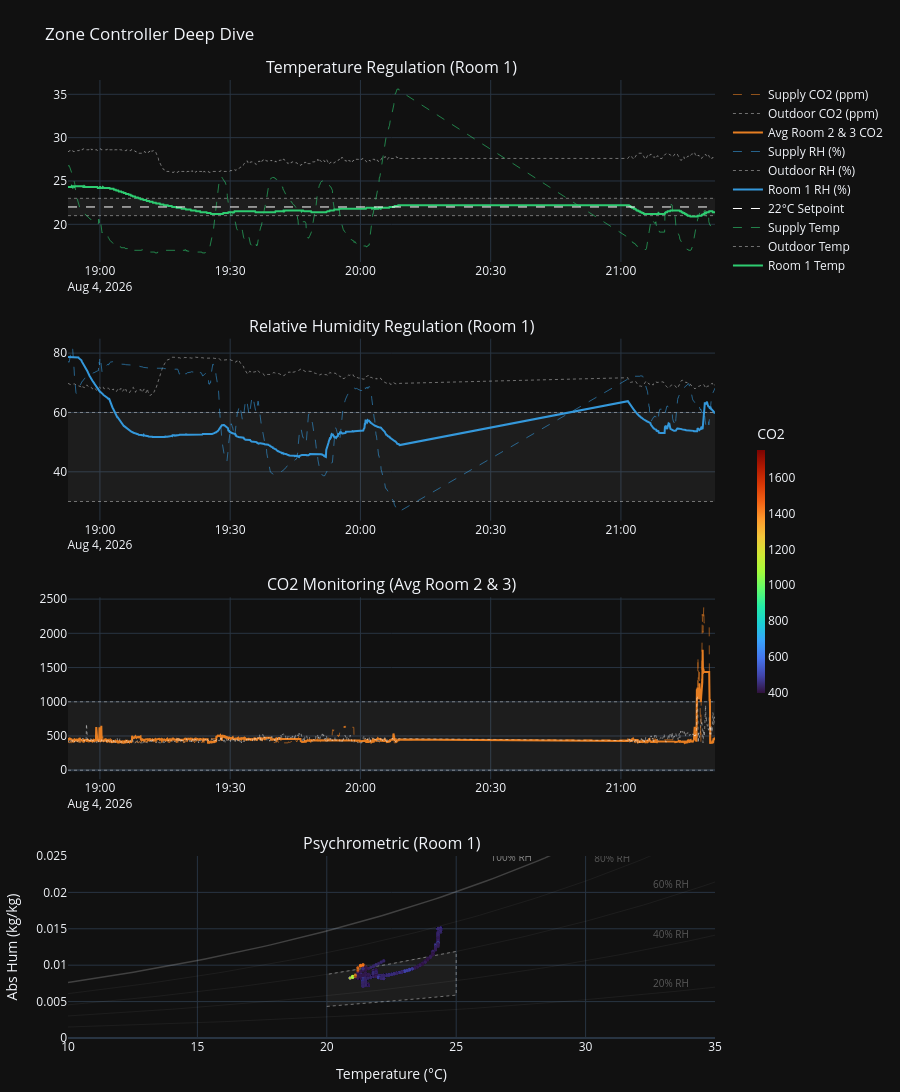

The code cell stored with this chart in its notebook:
### Code cell
# ==========================================
# View 1: Zone Controller Performance
# ==========================================
specs_v1 = [
    [{"type": "xy"}], 
    [{"type": "xy"}], 
    [{"type": "xy"}],
    [{"type": "xy"}]
]
titles_v1 = [
    "Temperature Regulation (Room 1)",
    "Relative Humidity Regulation (Room 1)",
    "CO2 Monitoring (Avg Room 2 & 3)",
    "Psychrometric (Room 1)"
]

fig1 = make_subplots(rows=4, cols=1, subplot_titles=titles_v1, specs=specs_v1, vertical_spacing=0.08)

# Constant setpoint properties
T_SP = 22.0
T_MIN = T_SP - 1.0
T_MAX = T_SP + 1.0

time_arr = df['timestamp']

# 1.1 Temp (Room 1 vs Setpoint)
add_comfort_band(fig1, 1, 1, time_arr, T_MIN, T_MAX)
fig1.add_trace(go.Scatter(x=time_arr, y=df['room_1_t'], name="Room 1 Temp", line=dict(color=COLORS['Temp'], width=2)), row=1, col=1)
fig1.add_trace(go.Scatter(x=time_arr, y=df['outside_t'], name="Outdoor Temp", line=dict(color="rgba(255,255,255,0.4)", width=1, dash='dot')), row=1, col=1)
fig1.add_trace(go.Scatter(x=time_arr, y=df['supply_t'], name="Supply Temp", line=dict(color=hex_to_rgba(COLORS['Temp'], 0.6), width=1, dash='dash')), row=1, col=1)
fig1.add_trace(go.Scatter(x=time_arr, y=[T_SP]*len(time_arr), name="22°C Setpoint", line=dict(color="white", width=1, dash='dash')), row=1, col=1)

# 1.2 RH (Room 1 vs Comfort Band)
add_comfort_band(fig1, 2, 1, time_arr, 30, 60)
fig1.add_trace(go.Scatter(x=time_arr, y=df['room_1_h'], name="Room 1 RH (%)", line=dict(color=COLORS['Hum'], width=2)), row=2, col=1)
fig1.add_trace(go.Scatter(x=time_arr, y=df['outside_h'], name="Outdoor RH (%)", line=dict(color="rgba(255,255,255,0.4)", width=1, dash='dot')), row=2, col=1)
fig1.add_trace(go.Scatter(x=time_arr, y=df['supply_h'], name="Supply RH (%)", line=dict(color=hex_to_rgba(COLORS['Hum'], 0.6), width=1, dash='dash')), row=2, col=1)

# 1.3 CO2 (Avg 2 & 3 vs 1000ppm limit)
add_comfort_band(fig1, 3, 1, time_arr, 0, 1000)
fig1.add_trace(go.Scatter(x=time_arr, y=df['avg_co2'], name="Avg Room 2 & 3 CO2", line=dict(color=COLORS['CO2'], width=2)), row=3, col=1)
fig1.add_trace(go.Scatter(x=time_arr, y=df['outside_c'], name="Outdoor CO2 (ppm)", line=dict(color="rgba(255,255,255,0.4)", width=1, dash='dot')), row=3, col=1)
fig1.add_trace(go.Scatter(x=time_arr, y=df['supply_c'], name="Supply CO2 (ppm)", line=dict(color=hex_to_rgba(COLORS['CO2'], 0.6), width=1, dash='dash')), row=3, col=1)

# 1.4 Psychrometric (Room 1)
add_psychrometric_background(fig1, 4, 1)
add_psychrometric_comfort(fig1, 4, 1)
fig1.add_trace(go.Scatter(
    x=df['room_1_t'], y=df['room_1_w'], mode='markers',
    marker=dict(color=df['avg_co2'], coloraxis="coloraxis", size=3, opacity=0.6), showlegend=False
), row=4, col=1)

fig1.update_xaxes(range=[10, 35], title_text="Temperature (°C)", row=4, col=1)
fig1.update_yaxes(range=[0, 0.025], title_text="Abs Hum (kg/kg)", row=4, col=1)

fig1.update_layout(
    height=1200, template="plotly_dark", title_text="Zone Controller Deep Dive",
    coloraxis=dict(colorscale='Turbo', colorbar=dict(title="CO2", orientation='v', x=1.05, y=0.5, len=0.3, thickness=8)),
    margin=dict(l=30, r=30, t=80, b=30),
)

fig1.show()

### Figure 1 — Plotly figure (JSON) as saved in the notebook; plotly's stock layout.template omitted (floating-point values rounded to 4 significant figures; data arrays with more than 128 entries replaced by an {"elided": "..."} marker saying what was removed)
{"data": [{"hoverinfo": "skip", "line": {"color": "rgba(255,255,255,0.4)", "dash": "dot", "width": 1}, "showlegend": false, "type": "scatter", "x": {"elided": "2069 str values"}, "xaxis": "x", "y": {"elided": "2069 int values"}, "yaxis": "y"}, {"fill": "tonexty", "fillcolor": "rgba(255,255,255,0.05)", "hoverinfo": "skip", "line": {"color": "rgba(255,255,255,0.4)", "dash": "dot", "width": 1}, "showlegend": false, "type": "scatter", "x": {"elided": "2069 str values"}, "xaxis": "x", "y": {"elided": "2069 int values"}, "yaxis": "y"}, {"line": {"color": "#2ecc71", "width": 2}, "name": "Room 1 Temp", "type": "scatter", "x": {"elided": "2069 str values"}, "xaxis": "x", "y": {"elided": "2069 float values"}, "yaxis": "y"}, {"line": {"color": "rgba(255,255,255,0.4)", "dash": "dot", "width": 1}, "name": "Outdoor Temp", "type": "scatter", "x": {"elided": "2069 str values"}, "xaxis": "x", "y": {"elided": "2069 float values"}, "yaxis": "y"}, {"line": {"color": "rgba(46, 204, 113, 0.6)", "dash": "dash", "width": 1}, "name": "Supply Temp", "type": "scatter", "x": {"elided": "2069 str values"}, "xaxis": "x", "y": {"elided": "2069 float values"}, "yaxis": "y"}, {"line": {"color": "white", "dash": "dash", "width": 1}, "name": "22°C Setpoint", "type": "scatter", "x": {"elided": "2069 str values"}, "xaxis": "x", "y": {"elided": "2069 int values"}, "yaxis": "y"}, {"hoverinfo": "skip", "line": {"color": "rgba(255,255,255,0.4)", "dash": "dot", "width": 1}, "showlegend": false, "type": "scatter", "x": {"elided": "2069 str values"}, "xaxis": "x2", "y": {"elided": "2069 int values"}, "yaxis": "y2"}, {"fill": "tonexty", "fillcolor": "rgba(255,255,255,0.05)", "hoverinfo": "skip", "line": {"color": "rgba(255,255,255,0.4)", "dash": "dot", "width": 1}, "showlegend": false, "type": "scatter", "x": {"elided": "2069 str values"}, "xaxis": "x2", "y": {"elided": "2069 int values"}, "yaxis": "y2"}, {"line": {"color": "#3498db", "width": 2}, "name": "Room 1 RH (%)", "type": "scatter", "x": {"elided": "2069 str values"}, "xaxis": "x2", "y": {"elided": "2069 float values"}, "yaxis": "y2"}, {"line": {"color": "rgba(255,255,255,0.4)", "dash": "dot", "width": 1}, "name": "Outdoor RH (%)", "type": "scatter", "x": {"elided": "2069 str values"}, "xaxis": "x2", "y": {"elided": "2069 float values"}, "yaxis": "y2"}, {"line": {"color": "rgba(52, 152, 219, 0.6)", "dash": "dash", "width": 1}, "name": "Supply RH (%)", "type": "scatter", "x": {"elided": "2069 str values"}, "xaxis": "x2", "y": {"elided": "2069 float values"}, "yaxis": "y2"}, {"hoverinfo": "skip", "line": {"color": "rgba(255,255,255,0.4)", "dash": "dot", "width": 1}, "showlegend": false, "type": "scatter", "x": {"elided": "2069 str values"}, "xaxis": "x3", "y": {"elided": "2069 int values"}, "yaxis": "y3"}, {"fill": "tonexty", "fillcolor": "rgba(255,255,255,0.05)", "hoverinfo": "skip", "line": {"color": "rgba(255,255,255,0.4)", "dash": "dot", "width": 1}, "showlegend": false, "type": "scatter", "x": {"elided": "2069 str values"}, "xaxis": "x3", "y": {"elided": "2069 int values"}, "yaxis": "y3"}, {"line": {"color": "#e67e22", "width": 2}, "name": "Avg Room 2 & 3 CO2", "type": "scatter", "x": {"elided": "2069 str values"}, "xaxis": "x3", "y": {"elided": "2069 float values"}, "yaxis": "y3"}, {"line": {"color": "rgba(255,255,255,0.4)", "dash": "dot", "width": 1}, "name": "Outdoor CO2 (ppm)", "type": "scatter", "x": {"elided": "2069 str values"}, "xaxis": "x3", "y": {"elided": "2069 float values"}, "yaxis": "y3"}, {"line": {"color": "rgba(230, 126, 34, 0.6)", "dash": "dash", "width": 1}, "name": "Supply CO2 (ppm)", "type": "scatter", "x": {"elided": "2069 str values"}, "xaxis": "x3", "y": {"elided": "2069 float values"}, "yaxis": "y3"}, {"hoverinfo": "skip", "line": {"color": "rgba(255, 255, 255, 0.05)", "width": 1}, "mode": "lines", "showlegend": false, "type": "scatter", "x": [10.0, 10.25, 10.51, 10.76, 11.01, 11.26, 11.52, 11.77, 12.02, 12.27, 12.53, 12.78, 13.03, 13.28, 13.54, 13.79, 14.04, 14.29, 14.55, 14.8, 15.05, 15.3, 15.56, 15.81, 16.06, 16.31, 16.57, 16.82, 17.07, 17.32, 17.58, 17.83, 18.08, 18.33, 18.59, 18.84, 19.09, 19.34, 19.6, 19.85, 20.1, 20.35, 20.61, 20.86, 21.11, 21.36, 21.62, 21.87, 22.12, 22.37, 22.63, 22.88, 23.13, 23.38, 23.64, 23.89, 24.14, 24.39, 24.65, 24.9, 25.15, 25.4, 25.66, 25.91, 26.16, 26.41, 26.67, 26.92, 27.17, 27.42, 27.68, 27.93, 28.18, 28.43, 28.69, 28.94, 29.19, 29.44, 29.7, 29.95, 30.2, 30.45, 30.71, 30.96, 31.21, 31.46, 31.72, 31.97, 32.22, 32.47, 32.73, 32.98, 33.23, 33.48, 33.74, 33.99, 34.24, 34.49, 34.75, 35.0], "xaxis": "x4", "y": [0.001511, 0.001537, 0.001563, 0.00159, 0.001617, 0.001644, 0.001672, 0.0017, 0.001729, 0.001758, 0.001788, 0.001818, 0.001848, 0.001879, 0.00191, 0.001942, 0.001974, 0.002007, 0.00204, 0.002073, 0.002108, 0.002142, 0.002177, 0.002213, 0.002249, 0.002286, 0.002323, 0.002361, 0.002399, 0.002438, 0.002477, 0.002517, 0.002557, 0.002598, 0.00264, 0.002682, 0.002725, 0.002768, 0.002812, 0.002857, 0.002902, 0.002948, 0.002995, 0.003042, 0.003089, 0.003138, 0.003187, 0.003237, 0.003287, 0.003338, 0.00339, 0.003443, 0.003496, 0.00355, 0.003605, 0.00366, 0.003717, 0.003774, 0.003831, 0.00389, 0.003949, 0.004009, 0.00407, 0.004132, 0.004195, 0.004258, 0.004322, 0.004387, 0.004453, 0.00452, 0.004588, 0.004656, 0.004726, 0.004796, 0.004867, 0.004939, 0.005013, 0.005087, 0.005162, 0.005238, 0.005315, 0.005393, 0.005472, 0.005552, 0.005633, 0.005715, 0.005798, 0.005883, 0.005968, 0.006054, 0.006142, 0.00623, 0.00632, 0.006411, 0.006503, 0.006596, 0.00669, 0.006786, 0.006882, 0.00698], "yaxis": "y4"}, {"hoverinfo": "skip", "mode": "text", "showlegend": false, "text": ["20% RH"], "textfont": {"color": "rgba(255, 255, 255, 0.3)", "size": 10}, "textposition": "top left", "type": "scatter", "x": [33.99], "xaxis": "x4", "y": [0.006596], "yaxis": "y4"}, {"hoverinfo": "skip", "line": {"color": "rgba(255, 255, 255, 0.05)", "width": 1}, "mode": "lines", "showlegend": false, "type": "scatter", "x": [10.0, 10.25, 10.51, 10.76, 11.01, 11.26, 11.52, 11.77, 12.02, 12.27, 12.53, 12.78, 13.03, 13.28, 13.54, 13.79, 14.04, 14.29, 14.55, 14.8, 15.05, 15.3, 15.56, 15.81, 16.06, 16.31, 16.57, 16.82, 17.07, 17.32, 17.58, 17.83, 18.08, 18.33, 18.59, 18.84, 19.09, 19.34, 19.6, 19.85, 20.1, 20.35, 20.61, 20.86, 21.11, 21.36, 21.62, 21.87, 22.12, 22.37, 22.63, 22.88, 23.13, 23.38, 23.64, 23.89, 24.14, 24.39, 24.65, 24.9, 25.15, 25.4, 25.66, 25.91, 26.16, 26.41, 26.67, 26.92, 27.17, 27.42, 27.68, 27.93, 28.18, 28.43, 28.69, 28.94, 29.19, 29.44, 29.7, 29.95, 30.2, 30.45, 30.71, 30.96, 31.21, 31.46, 31.72, 31.97, 32.22, 32.47, 32.73, 32.98, 33.23, 33.48, 33.74, 33.99, 34.24, 34.49, 34.75, 35.0], "xaxis": "x4", "y": [0.00303, 0.003082, 0.003134, 0.003188, 0.003242, 0.003297, 0.003353, 0.00341, 0.003468, 0.003526, 0.003585, 0.003646, 0.003707, 0.003769, 0.003832, 0.003896, 0.003961, 0.004026, 0.004093, 0.004161, 0.004229, 0.004299, 0.00437, 0.004442, 0.004514, 0.004588, 0.004663, 0.004739, 0.004816, 0.004894, 0.004974, 0.005054, 0.005136, 0.005219, 0.005302, 0.005388, 0.005474, 0.005561, 0.00565, 0.00574, 0.005832, 0.005924, 0.006018, 0.006113, 0.00621, 0.006308, 0.006407, 0.006507, 0.006609, 0.006713, 0.006818, 0.006924, 0.007032, 0.007141, 0.007252, 0.007364, 0.007478, 0.007593, 0.00771, 0.007829, 0.007949, 0.008071, 0.008194, 0.008319, 0.008446, 0.008574, 0.008705, 0.008837, 0.00897, 0.009106, 0.009243, 0.009382, 0.009524, 0.009666, 0.009811, 0.009958, 0.01011, 0.01026, 0.01041, 0.01056, 0.01072, 0.01088, 0.01104, 0.0112, 0.01137, 0.01154, 0.01171, 0.01188, 0.01205, 0.01223, 0.01241, 0.01259, 0.01277, 0.01296, 0.01314, 0.01333, 0.01353, 0.01372, 0.01392, 0.01412], "yaxis": "y4"}, {"hoverinfo": "skip", "mode": "text", "showlegend": false, "text": ["40% RH"], "textfont": {"color": "rgba(255, 255, 255, 0.3)", "size": 10}, "textposition": "top left", "type": "scatter", "x": [33.99], "xaxis": "x4", "y": [0.01333], "yaxis": "y4"}, {"hoverinfo": "skip", "line": {"color": "rgba(255, 255, 255, 0.05)", "width": 1}, "mode": "lines", "showlegend": false, "type": "scatter", "x": [10.0, 10.25, 10.51, 10.76, 11.01, 11.26, 11.52, 11.77, 12.02, 12.27, 12.53, 12.78, 13.03, 13.28, 13.54, 13.79, 14.04, 14.29, 14.55, 14.8, 15.05, 15.3, 15.56, 15.81, 16.06, 16.31, 16.57, 16.82, 17.07, 17.32, 17.58, 17.83, 18.08, 18.33, 18.59, 18.84, 19.09, 19.34, 19.6, 19.85, 20.1, 20.35, 20.61, 20.86, 21.11, 21.36, 21.62, 21.87, 22.12, 22.37, 22.63, 22.88, 23.13, 23.38, 23.64, 23.89, 24.14, 24.39, 24.65, 24.9, 25.15, 25.4, 25.66, 25.91, 26.16, 26.41, 26.67, 26.92, 27.17, 27.42, 27.68, 27.93, 28.18, 28.43, 28.69, 28.94, 29.19, 29.44, 29.7, 29.95, 30.2, 30.45, 30.71, 30.96, 31.21, 31.46, 31.72, 31.97, 32.22, 32.47, 32.73, 32.98, 33.23, 33.48, 33.74, 33.99, 34.24, 34.49, 34.75, 35.0], "xaxis": "x4", "y": [0.004556, 0.004634, 0.004713, 0.004794, 0.004876, 0.004959, 0.005043, 0.005129, 0.005216, 0.005304, 0.005394, 0.005485, 0.005577, 0.005671, 0.005766, 0.005862, 0.00596, 0.006059, 0.00616, 0.006262, 0.006366, 0.006471, 0.006578, 0.006686, 0.006796, 0.006908, 0.007021, 0.007136, 0.007252, 0.007371, 0.007491, 0.007612, 0.007736, 0.007861, 0.007988, 0.008116, 0.008247, 0.00838, 0.008514, 0.00865, 0.008789, 0.008929, 0.009071, 0.009215, 0.009361, 0.00951, 0.00966, 0.009813, 0.009967, 0.01012, 0.01028, 0.01044, 0.01061, 0.01077, 0.01094, 0.01111, 0.01128, 0.01146, 0.01164, 0.01182, 0.012, 0.01219, 0.01237, 0.01256, 0.01276, 0.01295, 0.01315, 0.01335, 0.01355, 0.01376, 0.01397, 0.01418, 0.0144, 0.01461, 0.01483, 0.01506, 0.01528, 0.01551, 0.01575, 0.01598, 0.01622, 0.01646, 0.01671, 0.01696, 0.01721, 0.01747, 0.01773, 0.01799, 0.01825, 0.01852, 0.0188, 0.01907, 0.01935, 0.01964, 0.01993, 0.02022, 0.02051, 0.02081, 0.02111, 0.02142], "yaxis": "y4"}, {"hoverinfo": "skip", "mode": "text", "showlegend": false, "text": ["60% RH"], "textfont": {"color": "rgba(255, 255, 255, 0.3)", "size": 10}, "textposition": "top left", "type": "scatter", "x": [33.99], "xaxis": "x4", "y": [0.02022], "yaxis": "y4"}, {"hoverinfo": "skip", "line": {"color": "rgba(255, 255, 255, 0.05)", "width": 1}, "mode": "lines", "showlegend": false, "type": "scatter", "x": [10.0, 10.25, 10.51, 10.76, 11.01, 11.26, 11.52, 11.77, 12.02, 12.27, 12.53, 12.78, 13.03, 13.28, 13.54, 13.79, 14.04, 14.29, 14.55, 14.8, 15.05, 15.3, 15.56, 15.81, 16.06, 16.31, 16.57, 16.82, 17.07, 17.32, 17.58, 17.83, 18.08, 18.33, 18.59, 18.84, 19.09, 19.34, 19.6, 19.85, 20.1, 20.35, 20.61, 20.86, 21.11, 21.36, 21.62, 21.87, 22.12, 22.37, 22.63, 22.88, 23.13, 23.38, 23.64, 23.89, 24.14, 24.39, 24.65, 24.9, 25.15, 25.4, 25.66, 25.91, 26.16, 26.41, 26.67, 26.92, 27.17, 27.42, 27.68, 27.93, 28.18, 28.43, 28.69, 28.94, 29.19, 29.44, 29.7, 29.95, 30.2, 30.45, 30.71, 30.96, 31.21, 31.46, 31.72, 31.97, 32.22, 32.47, 32.73, 32.98, 33.23, 33.48, 33.74, 33.99, 34.24, 34.49, 34.75, 35.0], "xaxis": "x4", "y": [0.006089, 0.006194, 0.006301, 0.006409, 0.006518, 0.00663, 0.006743, 0.006858, 0.006974, 0.007092, 0.007213, 0.007334, 0.007458, 0.007584, 0.007711, 0.007841, 0.007972, 0.008105, 0.00824, 0.008378, 0.008517, 0.008658, 0.008802, 0.008947, 0.009095, 0.009245, 0.009397, 0.009551, 0.009708, 0.009866, 0.01003, 0.01019, 0.01036, 0.01053, 0.0107, 0.01087, 0.01104, 0.01122, 0.0114, 0.01159, 0.01177, 0.01196, 0.01215, 0.01235, 0.01254, 0.01274, 0.01295, 0.01315, 0.01336, 0.01357, 0.01379, 0.014, 0.01422, 0.01445, 0.01467, 0.0149, 0.01514, 0.01537, 0.01561, 0.01586, 0.0161, 0.01635, 0.01661, 0.01686, 0.01712, 0.01739, 0.01766, 0.01793, 0.0182, 0.01848, 0.01877, 0.01905, 0.01934, 0.01964, 0.01994, 0.02024, 0.02055, 0.02086, 0.02117, 0.02149, 0.02182, 0.02215, 0.02248, 0.02282, 0.02316, 0.02351, 0.02386, 0.02422, 0.02458, 0.02495, 0.02532, 0.02569, 0.02607, 0.02646, 0.02685, 0.02725, 0.02765, 0.02806, 0.02848, 0.02889], "yaxis": "y4"}, {"hoverinfo": "skip", "mode": "text", "showlegend": false, "text": ["80% RH"], "textfont": {"color": "rgba(255, 255, 255, 0.3)", "size": 10}, "textposition": "top left", "type": "scatter", "x": [31.72], "xaxis": "x4", "y": [0.02386], "yaxis": "y4"}, {"hoverinfo": "skip", "line": {"color": "rgba(255, 255, 255, 0.2)", "width": 1.5}, "mode": "lines", "showlegend": false, "type": "scatter", "x": [10.0, 10.25, 10.51, 10.76, 11.01, 11.26, 11.52, 11.77, 12.02, 12.27, 12.53, 12.78, 13.03, 13.28, 13.54, 13.79, 14.04, 14.29, 14.55, 14.8, 15.05, 15.3, 15.56, 15.81, 16.06, 16.31, 16.57, 16.82, 17.07, 17.32, 17.58, 17.83, 18.08, 18.33, 18.59, 18.84, 19.09, 19.34, 19.6, 19.85, 20.1, 20.35, 20.61, 20.86, 21.11, 21.36, 21.62, 21.87, 22.12, 22.37, 22.63, 22.88, 23.13, 23.38, 23.64, 23.89, 24.14, 24.39, 24.65, 24.9, 25.15, 25.4, 25.66, 25.91, 26.16, 26.41, 26.67, 26.92, 27.17, 27.42, 27.68, 27.93, 28.18, 28.43, 28.69, 28.94, 29.19, 29.44, 29.7, 29.95, 30.2, 30.45, 30.71, 30.96, 31.21, 31.46, 31.72, 31.97, 32.22, 32.47, 32.73, 32.98, 33.23, 33.48, 33.74, 33.99, 34.24, 34.49, 34.75, 35.0], "xaxis": "x4", "y": [0.00763, 0.007762, 0.007896, 0.008031, 0.008169, 0.008309, 0.008451, 0.008596, 0.008742, 0.008891, 0.009042, 0.009195, 0.009351, 0.009509, 0.009669, 0.009832, 0.009997, 0.01016, 0.01033, 0.01051, 0.01068, 0.01086, 0.01104, 0.01122, 0.01141, 0.0116, 0.01179, 0.01198, 0.01218, 0.01238, 0.01259, 0.01279, 0.013, 0.01321, 0.01343, 0.01365, 0.01387, 0.01409, 0.01432, 0.01455, 0.01479, 0.01502, 0.01527, 0.01551, 0.01576, 0.01601, 0.01627, 0.01653, 0.01679, 0.01706, 0.01733, 0.0176, 0.01788, 0.01817, 0.01845, 0.01874, 0.01904, 0.01934, 0.01964, 0.01995, 0.02026, 0.02058, 0.0209, 0.02122, 0.02155, 0.02189, 0.02223, 0.02257, 0.02292, 0.02328, 0.02364, 0.024, 0.02437, 0.02474, 0.02512, 0.02551, 0.0259, 0.02629, 0.0267, 0.0271, 0.02751, 0.02793, 0.02836, 0.02879, 0.02922, 0.02967, 0.03011, 0.03057, 0.03103, 0.0315, 0.03197, 0.03245, 0.03294, 0.03343, 0.03393, 0.03444, 0.03496, 0.03548, 0.03601, 0.03654], "yaxis": "y4"}, {"hoverinfo": "skip", "mode": "text", "showlegend": false, "text": ["100% RH"], "textfont": {"color": "rgba(255, 255, 255, 0.5)", "size": 10}, "textposition": "top left", "type": "scatter", "x": [27.93], "xaxis": "x4", "y": [0.024], "yaxis": "y4"}, {"fill": "toself", "fillcolor": "rgba(255,255,255,0.05)", "hoverinfo": "skip", "line": {"color": "rgba(255,255,255,0.4)", "dash": "dot", "width": 1}, "showlegend": false, "type": "scatter", "x": [20.0, 20.1, 20.2, 20.31, 20.41, 20.51, 20.61, 20.71, 20.82, 20.92, 21.02, 21.12, 21.22, 21.33, 21.43, 21.53, 21.63, 21.73, 21.84, 21.94, 22.04, 22.14, 22.24, 22.35, 22.45, 22.55, 22.65, 22.76, 22.86, 22.96, 23.06, 23.16, 23.27, 23.37, 23.47, 23.57, 23.67, 23.78, 23.88, 23.98, 24.08, 24.18, 24.29, 24.39, 24.49, 24.59, 24.69, 24.8, 24.9, 25.0, 25.0, 24.9, 24.8, 24.69, 24.59, 24.49, 24.39, 24.29, 24.18, 24.08, 23.98, 23.88, 23.78, 23.67, 23.57, 23.47, 23.37, 23.27, 23.16, 23.06, 22.96, 22.86, 22.76, 22.65, 22.55, 22.45, 22.35, 22.24, 22.14, 22.04, 21.94, 21.84, 21.73, 21.63, 21.53, 21.43, 21.33, 21.22, 21.12, 21.02, 20.92, 20.82, 20.71, 20.61, 20.51, 20.41, 20.31, 20.2, 20.1, 20.0], "xaxis": "x4", "y": [0.004336, 0.004364, 0.004392, 0.004419, 0.004448, 0.004476, 0.004504, 0.004533, 0.004562, 0.004591, 0.00462, 0.004649, 0.004678, 0.004708, 0.004738, 0.004768, 0.004798, 0.004828, 0.004858, 0.004889, 0.00492, 0.004951, 0.004982, 0.005013, 0.005044, 0.005076, 0.005108, 0.00514, 0.005172, 0.005204, 0.005237, 0.005269, 0.005302, 0.005335, 0.005368, 0.005402, 0.005435, 0.005469, 0.005503, 0.005537, 0.005571, 0.005606, 0.005641, 0.005676, 0.005711, 0.005746, 0.005781, 0.005817, 0.005853, 0.005889, 0.01189, 0.01182, 0.01174, 0.01167, 0.0116, 0.01153, 0.01146, 0.01138, 0.01131, 0.01124, 0.01117, 0.0111, 0.01104, 0.01097, 0.0109, 0.01083, 0.01076, 0.0107, 0.01063, 0.01056, 0.0105, 0.01043, 0.01036, 0.0103, 0.01024, 0.01017, 0.01011, 0.01004, 0.009981, 0.009918, 0.009855, 0.009793, 0.009731, 0.00967, 0.009609, 0.009548, 0.009488, 0.009428, 0.009368, 0.009309, 0.00925, 0.009191, 0.009132, 0.009074, 0.009017, 0.008959, 0.008902, 0.008845, 0.008789, 0.008733], "yaxis": "y4"}, {"marker": {"color": {"elided": "2069 float values"}, "coloraxis": "coloraxis", "opacity": 0.6, "size": 3}, "mode": "markers", "showlegend": false, "type": "scatter", "x": {"elided": "2069 float values"}, "xaxis": "x4", "y": {"elided": "2069 float values"}, "yaxis": "y4"}], "layout": {"annotations": [{"font": {"size": 16}, "showarrow": false, "text": "Temperature Regulation (Room 1)", "x": 0.5, "xanchor": "center", "xref": "paper", "y": 1, "yanchor": "bottom", "yref": "paper"}, {"font": {"size": 16}, "showarrow": false, "text": "Relative Humidity Regulation (Room 1)", "x": 0.5, "xanchor": "center", "xref": "paper", "y": 0.73, "yanchor": "bottom", "yref": "paper"}, {"font": {"size": 16}, "showarrow": false, "text": "CO2 Monitoring (Avg Room 2 & 3)", "x": 0.5, "xanchor": "center", "xref": "paper", "y": 0.46, "yanchor": "bottom", "yref": "paper"}, {"font": {"size": 16}, "showarrow": false, "text": "Psychrometric (Room 1)", "x": 0.5, "xanchor": "center", "xref": "paper", "y": 0.19, "yanchor": "bottom", "yref": "paper"}], "coloraxis": {"colorbar": {"len": 0.3, "orientation": "v", "thickness": 8, "title": {"text": "CO2"}, "x": 1.05, "y": 0.5}, "colorscale": [[0, "#30123b"], [0.07143, "#4145ab"], [0.1429, "#4675ed"], [0.2143, "#39a2fc"], [0.2857, "#1bcfd4"], [0.3571, "#24eca6"], [0.4286, "#61fc6c"], [0.5, "#a4fc3b"], [0.5714, "#d1e834"], [0.6429, "#f3c63a"], [0.7143, "#fe9b2d"], [0.7857, "#f36315"], [0.8571, "#d93806"], [0.9286, "#b11901"], [1, "#7a0402"]]}, "height": 1200, "margin": {"b": 30, "l": 30, "r": 30, "t": 80}, "title": {"text": "Zone Controller Deep Dive"}, "xaxis": {"anchor": "y", "domain": [0, 1]}, "xaxis2": {"anchor": "y2", "domain": [0, 1]}, "xaxis3": {"anchor": "y3", "domain": [0, 1]}, "xaxis4": {"anchor": "y4", "domain": [0, 1], "range": [10, 35], "title": {"text": "Temperature (°C)"}}, "yaxis": {"anchor": "x", "domain": [0.81, 1]}, "yaxis2": {"anchor": "x2", "domain": [0.54, 0.73]}, "yaxis3": {"anchor": "x3", "domain": [0.27, 0.46]}, "yaxis4": {"anchor": "x4", "domain": [0, 0.19], "range": [0, 0.025], "title": {"text": "Abs Hum (kg/kg)"}}}}
